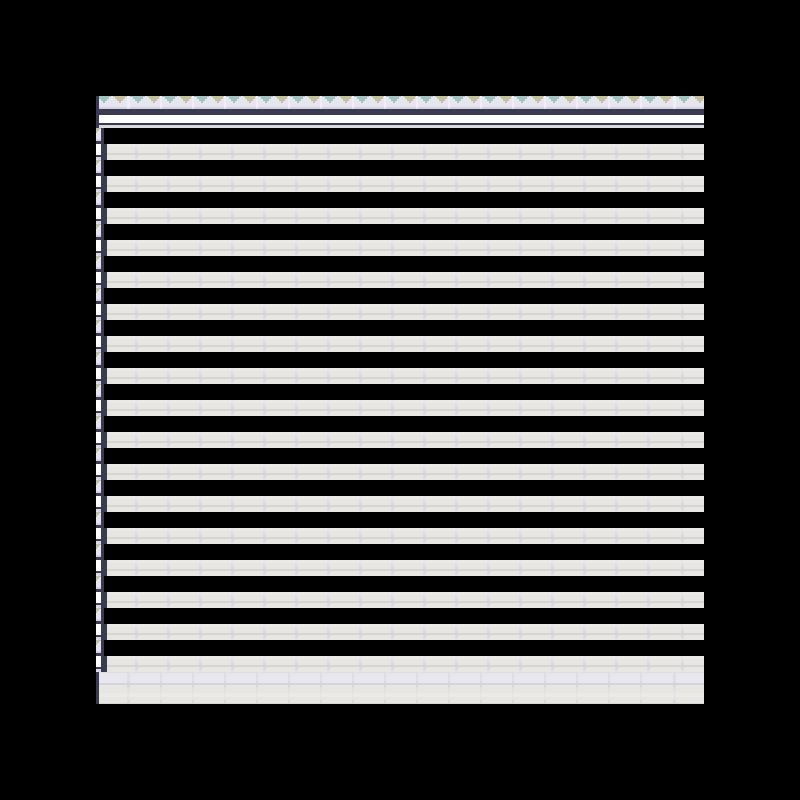

This is a level from a 2D game, rendered from its Tiled map with the project's own tilesets. A one-line summary and the complete map file follow:
An orthogonal 25x25 tile map with 32x32 px tiles, 1 tile layer (Kachelebene 1).

<map version="1.4" tiledversion="1.4.3" orientation="orthogonal" renderorder="right-down" width="25" height="25" tilewidth="32" tileheight="32" infinite="0" nextlayerid="2" nextobjectid="1">
 <tileset firstgid="1" source="tsx/Room_Builder_32x32.tsx" />
 <layer id="1" name="Kachelebene 1" width="25" height="25">
  <data encoding="csv">
0,0,0,0,0,0,0,0,0,0,0,0,0,0,0,0,0,0,0,0,0,0,0,0,0,
0,0,0,0,0,0,0,0,0,0,0,0,0,0,0,0,0,0,0,0,0,0,0,0,0,
0,0,0,0,0,0,0,0,0,0,0,0,0,0,0,0,0,0,0,0,0,0,0,0,0,
0,0,0,401,402,402,402,402,402,402,402,402,402,402,402,402,402,402,402,402,402,403,0,0,0,
0,0,0,405,406,406,406,406,406,406,406,406,406,406,406,406,406,406,406,406,406,407,0,0,0,
0,0,0,405,406,406,406,406,406,406,406,406,406,406,406,406,406,406,406,406,406,407,0,0,0,
0,0,0,405,406,406,406,406,406,406,406,406,406,406,406,406,406,406,406,406,406,407,0,0,0,
0,0,0,405,406,406,406,406,406,406,406,406,406,406,406,406,406,406,406,406,406,407,0,0,0,
0,0,0,405,406,406,406,406,406,406,406,406,406,406,406,406,406,406,406,406,406,407,0,0,0,
0,0,0,405,406,406,406,406,406,406,406,406,406,406,406,406,406,406,406,406,406,407,0,0,0,
0,0,0,405,406,406,406,406,406,406,406,406,406,406,406,406,406,406,406,406,406,407,0,0,0,
0,0,0,405,406,406,406,406,406,406,406,406,406,406,406,406,406,406,406,406,406,407,0,0,0,
0,0,0,405,406,406,406,406,406,406,406,406,406,406,406,406,406,406,406,406,406,407,0,0,0,
0,0,0,405,406,406,406,406,406,406,406,406,406,406,406,406,406,406,406,406,406,407,0,0,0,
0,0,0,405,406,406,406,406,406,406,406,406,406,406,406,406,406,406,406,406,406,407,0,0,0,
0,0,0,405,406,406,406,406,406,406,406,406,406,406,406,406,406,406,406,406,406,407,0,0,0,
0,0,0,405,406,406,406,406,406,406,406,406,406,406,406,406,406,406,406,406,406,407,0,0,0,
0,0,0,405,406,406,406,406,406,406,406,406,406,406,406,406,406,406,406,406,406,407,0,0,0,
0,0,0,405,406,406,406,406,406,406,406,406,406,406,406,406,406,406,406,406,406,407,0,0,0,
0,0,0,405,406,406,406,406,406,406,406,406,406,406,406,406,406,406,406,406,406,407,0,0,0,
0,0,0,405,406,406,406,406,406,406,406,406,406,406,406,406,406,406,406,406,406,407,0,0,0,
0,0,0,451,452,452,452,452,452,452,452,452,452,452,452,452,452,452,452,452,452,453,0,0,0,
0,0,0,0,0,0,0,0,0,0,0,0,0,0,0,0,0,0,0,0,0,0,0,0,0,
0,0,0,0,0,0,0,0,0,0,0,0,0,0,0,0,0,0,0,0,0,0,0,0,0,
0,0,0,0,0,0,0,0,0,0,0,0,0,0,0,0,0,0,0,0,0,0,0,0,0
</data>
 </layer>
</map>